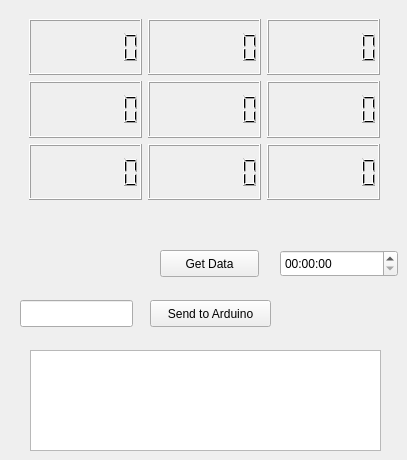
    <widget class="QWidget" name="tab">
     <attribute name="title">
      <string>Data</string>
     </attribute>
     <widget class="QLineEdit" name="serialData">
      <property name="geometry">
       <rect>
        <x>20</x>
        <y>300</y>
        <width>113</width>
        <height>27</height>
       </rect>
      </property>
      <property name="text">
       <string/>
      </property>
     </widget>
     <widget class="QTimeEdit" name="time">
      <property name="geometry">
       <rect>
        <x>280</x>
        <y>250</y>
        <width>118</width>
        <height>27</height>
       </rect>
      </property>
     </widget>
     <widget class="QPushButton" name="serialSend">
      <property name="geometry">
       <rect>
        <x>150</x>
        <y>300</y>
        <width>121</width>
        <height>27</height>
       </rect>
      </property>
      <property name="text">
       <string>Send to Arduino</string>
      </property>
     </widget>
     <widget class="QWidget" name="gridLayoutWidget">
      <property name="geometry">
       <rect>
        <x>29</x>
        <y>19</y>
        <width>351</width>
        <height>181</height>
       </rect>
      </property>
      <layout class="QGridLayout" name="gridLayout_2">
       <item row="0" column="1">
        <widget class="QLCDNumber" name="sg_lcd">
         <property name="toolTip">
          <string>SG</string>
         </property>
         <property name="digitCount">
          <number>7</number>
         </property>
        </widget>
       </item>
       <item row="0" column="2">
        <widget class="QLCDNumber" name="ph_lcd">
         <property name="toolTip">
          <string>pH</string>
         </property>
         <property name="digitCount">
          <number>7</number>
         </property>
        </widget>
       </item>
       <item row="1" column="0">
        <widget class="QLCDNumber" name="tds_lcd">
         <property name="toolTip">
          <string>TDS</string>
         </property>
         <property name="digitCount">
          <number>7</number>
         </property>
        </widget>
       </item>
       <item row="2" column="0">
        <widget class="QLCDNumber" name="sal_lcd">
         <property name="toolTip">
          <string>SAL</string>
         </property>
         <property name="digitCount">
          <number>7</number>
         </property>
        </widget>
       </item>
       <item row="1" column="2">
        <widget class="QLCDNumber" name="orp_lcd">
         <property name="toolTip">
          <string>ORP</string>
         </property>
         <property name="digitCount">
          <number>7</number>
         </property>
        </widget>
       </item>
       <item row="2" column="1">
        <widget class="QLCDNumber" name="sat_lcd">
         <property name="toolTip">
          <string>SAT</string>
         </property>
         <property name="digitCount">
          <number>7</number>
         </property>
        </widget>
       </item>
       <item row="1" column="1">
        <widget class="QLCDNumber" name="do_lcd">
         <property name="toolTip">
          <string>DO</string>
         </property>
         <property name="digitCount">
          <number>7</number>
         </property>
        </widget>
       </item>
       <item row="2" column="2">
        <widget class="QLCDNumber" name="rtd_lcd">
         <property name="mouseTracking">
          <bool>false</bool>
         </property>
         <property name="toolTip">
          <string>RTD</string>
         </property>
         <property name="whatsThis">
          <string>&lt;html&gt;&lt;head/&gt;&lt;body&gt;&lt;p&gt;Hello&lt;/p&gt;&lt;/body&gt;&lt;/html&gt;</string>
         </property>
         <property name="digitCount">
          <number>7</number>
         </property>
        </widget>
       </item>
       <item row="0" column="0">
        <widget class="QLCDNumber" name="ec_lcd">
         <property name="contextMenuPolicy">
          <enum>Qt::DefaultContextMenu</enum>
         </property>
         <property name="toolTip">
          <string>EC</string>
         </property>
         <property name="whatsThis">
          <string/>
         </property>
         <property name="accessibleDescription">
          <string>LoHEl</string>
         </property>
         <property name="layoutDirection">
          <enum>Qt::LeftToRight</enum>
         </property>
         <property name="digitCount">
          <number>7</number>
         </property>
        </widget>
       </item>
      </layout>
     </widget>
     <widget class="QPushButton" name="readFrom">
      <property name="geometry">
       <rect>
        <x>160</x>
        <y>250</y>
        <width>99</width>
        <height>27</height>
       </rect>
      </property>
      <property name="text">
       <string>Get Data</string>
      </property>
     </widget>
     <widget class="QTextBrowser" name="dataReadOut">
      <property name="geometry">
       <rect>
        <x>30</x>
        <y>350</y>
        <width>351</width>
        <height>101</height>
       </rect>
      </property>
     </widget>
    </widget>
